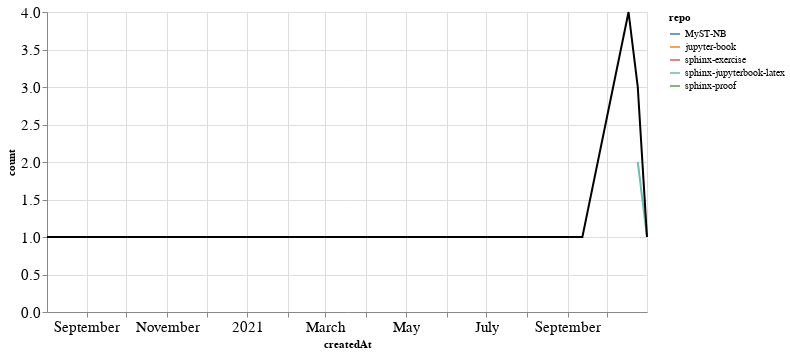

Source (notebook cell):
### Markdown cell above
### PRs

### Code cell
prs_time = prs.groupby('repo').resample('W', on='createdAt').count()['author'].reset_index()
prs_time = prs_time.rename(columns={'author': 'count'})
prs_time_total = prs_time.groupby('createdAt').agg({"count": "sum"}).reset_index()

ch1 = alt.Chart(prs_time, width=600).mark_line().encode(
    x='createdAt',
    y='count',
    color='repo',
    tooltip="repo"
)

ch2 = alt.Chart(prs_time_total, width=600).mark_line(color="black").encode(
    x='createdAt',
    y='count',
)

ch1 + ch2

### Figure 1 — Vega-Lite specification as saved in the notebook (floating-point values rounded to 4 significant figures)
{"config": {"axisLeft": {"labelFontSize": 15}, "axisBottom": {"labelFontSize": 15}}, "layer": [{"data": {"name": "data-4d88b86ad2998a1de3f75e05d0b5264b"}, "mark": "line", "encoding": {"color": {"type": "nominal", "field": "repo"}, "tooltip": {"type": "nominal", "field": "repo"}, "x": {"type": "temporal", "field": "createdAt"}, "y": {"type": "quantitative", "field": "count"}}, "width": 600}, {"data": {"name": "data-bee468239546a2014cd5970096cf13a7"}, "mark": {"type": "line", "color": "black"}, "encoding": {"x": {"type": "temporal", "field": "createdAt"}, "y": {"type": "quantitative", "field": "count"}}, "width": 600}], "$schema": "https://vega.github.io/schema/vega-lite/v4.8.1.json", "datasets": {"data-4d88b86ad2998a1de3f75e05d0b5264b": [{"repo": "MyST-NB", "createdAt": "2021-10-24T00:00:00", "count": 1}, {"repo": "jupyter-book", "createdAt": "2020-08-02T00:00:00", "count": 1}, {"repo": "sphinx-exercise", "createdAt": "2021-09-12T00:00:00", "count": 1}, {"repo": "sphinx-jupyterbook-latex", "createdAt": "2021-10-24T00:00:00", "count": 2}, {"repo": "sphinx-jupyterbook-latex", "createdAt": "2021-10-31T00:00:00", "count": 1}, {"repo": "sphinx-proof", "createdAt": "2021-10-17T00:00:00", "count": 4}], "data-bee468239546a2014cd5970096cf13a7": [{"createdAt": "2020-08-02T00:00:00", "count": 1}, {"createdAt": "2021-09-12T00:00:00", "count": 1}, {"createdAt": "2021-10-17T00:00:00", "count": 4}, {"createdAt": "2021-10-24T00:00:00", "count": 3}, {"createdAt": "2021-10-31T00:00:00", "count": 1}]}}
